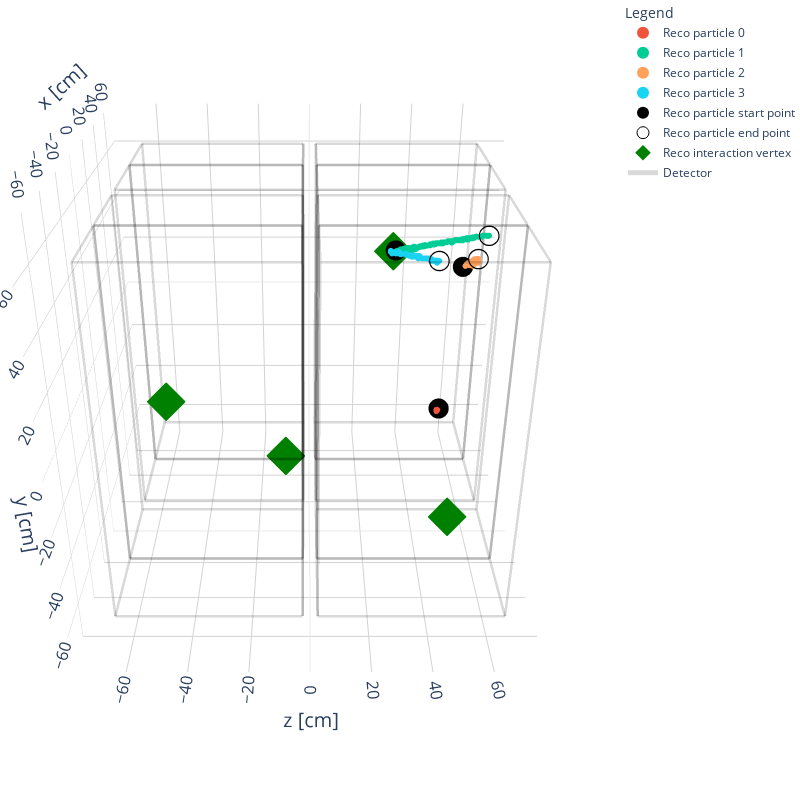

Notebook cell for this chart:
### Code cell
from spine.vis import Drawer
from spine.vis import GeoDrawer, scatter_points, layout3d
from plotly import graph_objs as go
import plotly.io as pio
import os

# Ensure all_reco_particles from Cell 1 is available
if not all_reco_particles:
    raise ValueError("No filtered particles found in Cell 1. Please run Cell 1 first.")

# Extract IDs of the filtered particles from Cell 1
filtered_particle_ids = [particle.id for particle in all_reco_particles]

# Pre-filter the data to include only relevant reconstructed particles
data['reco_particles'] = [p for p in data['reco_particles'] if p.id in filtered_particle_ids]

# Extract the specific part ("00_04_33") from the filename
file_segment = '_'.join(os.path.basename(DATA_PATH).split('_')[3:6])

# Create the images directory if it doesn't exist
output_dir = "images"
os.makedirs(output_dir, exist_ok=True)

# Initialize the drawer with filtered data
drawer = Drawer(data, draw_mode='reco', detector='2x2')

# Draw a plot of the particle instances based on the filtered particles
print('\n>>> All Particles <<<')
fig_particles = drawer.get(
    'particles',
    attr='pid',
    draw_end_points=True,
    draw_vertices=True,
    split_traces=True  # Ensure each particle gets a separate legend entry
)

# Save the filtered particle plot as HTML and PNG in the images folder
html_filename = os.path.join(output_dir, f"sandbox_{file_segment}_entry_{target_entry}_event_{target_event}_int_{target_reco_interaction_id}_particles_all.html")
png_filename = os.path.join(output_dir, f"sandbox_{file_segment}_entry_{target_entry}_event_{target_event}_int_{target_reco_interaction_id}_particles_all.png")

# Save as HTML
pio.write_html(fig_particles, file=html_filename)
print(f"Filtered Particle Plot saved as HTML: {html_filename}")

# Save as PNG
pio.write_image(fig_particles, file=png_filename, format='png', width=1000, height=800)
print(f"Filtered Particle Plot saved as PNG: {png_filename}")

# Display the visualization
fig_particles.show()

### Figure 1 — Plotly figure (JSON) as saved in the notebook; plotly's stock layout.template omitted (floating-point values rounded to 4 significant figures; data arrays with more than 128 entries replaced by an {"elided": "..."} marker saying what was removed)
{"data": [{"hovertemplate": "x: %{x}<br>y: %{y}<br>z: %{z}<br>%{text}", "marker": {"cmax": 6, "cmin": -1, "color": [1, 1, 1, 1, 1, 1, 1, 1, 1, 1], "colorscale": [[0, "#808080"], [0.1429, "#636EFA"], [0.2857, "#EF553B"], [0.4286, "#00CC96"], [0.5714, "#AB63FA"], [0.7143, "#FFA15A"], [0.8571, "#19D3F3"], [1, "#FF6692"]], "size": 2}, "mode": "markers", "name": "Reco particle 0", "showlegend": true, "text": ["Particle 0<br>Pid: 1", "Particle 0<br>Pid: 1", "Particle 0<br>Pid: 1", "Particle 0<br>Pid: 1", "Particle 0<br>Pid: 1", "Particle 0<br>Pid: 1", "Particle 0<br>Pid: 1", "Particle 0<br>Pid: 1", "Particle 0<br>Pid: 1", "Particle 0<br>Pid: 1"], "type": "scatter3d", "x": [49.44, 49.88, 50.33, 49.88, 50.33, 49.88, 50.33, 50.77, 50.33, 50.33], "y": [-48.11, -48.11, -48.11, -47.67, -47.67, -47.67, -47.67, -47.67, -47.22, -47.22], "z": [54.32, 54.32, 54.32, 54.32, 54.32, 54.76, 54.76, 54.76, 54.76, 55.2]}, {"hovertemplate": "x: %{x}<br>y: %{y}<br>z: %{z}<br>%{text}", "marker": {"cmax": 6, "cmin": -1, "color": {"elided": "143 int values"}, "colorscale": [[0, "#808080"], [0.1429, "#636EFA"], [0.2857, "#EF553B"], [0.4286, "#00CC96"], [0.5714, "#AB63FA"], [0.7143, "#FFA15A"], [0.8571, "#19D3F3"], [1, "#FF6692"]], "size": 2}, "mode": "markers", "name": "Reco particle 1", "showlegend": true, "text": {"elided": "143 str values"}, "type": "scatter3d", "x": {"elided": "143 float values"}, "y": {"elided": "143 float values"}, "z": {"elided": "143 float values"}}, {"hovertemplate": "x: %{x}<br>y: %{y}<br>z: %{z}<br>%{text}", "marker": {"cmax": 6, "cmin": -1, "color": [4, 4, 4, 4, 4, 4, 4, 4, 4, 4, 4, 4, 4, 4, 4, 4, 4, 4, 4, 4, 4, 4, 4, 4, 4, 4, 4, 4, 4, 4, 4, 4, 4, 4, 4, 4, 4, 4, 4, 4, 4, 4, 4, 4, 4, 4, 4, 4, 4, 4, 4, 4, 4, 4, 4, 4, 4, 4, 4, 4, 4, 4, 4, 4, 4, 4, 4, 4, 4, 4, 4, 4, 4, 4, 4, 4, 4, 4, 4, 4], "colorscale": [[0, "#808080"], [0.1429, "#636EFA"], [0.2857, "#EF553B"], [0.4286, "#00CC96"], [0.5714, "#AB63FA"], [0.7143, "#FFA15A"], [0.8571, "#19D3F3"], [1, "#FF6692"]], "size": 2}, "mode": "markers", "name": "Reco particle 2", "showlegend": true, "text": ["Particle 2<br>Pid: 4", "Particle 2<br>Pid: 4", "Particle 2<br>Pid: 4", "Particle 2<br>Pid: 4", "Particle 2<br>Pid: 4", "Particle 2<br>Pid: 4", "Particle 2<br>Pid: 4", "Particle 2<br>Pid: 4", "Particle 2<br>Pid: 4", "Particle 2<br>Pid: 4", "Particle 2<br>Pid: 4", "Particle 2<br>Pid: 4", "Particle 2<br>Pid: 4", "Particle 2<br>Pid: 4", "Particle 2<br>Pid: 4", "Particle 2<br>Pid: 4", "Particle 2<br>Pid: 4", "Particle 2<br>Pid: 4", "Particle 2<br>Pid: 4", "Particle 2<br>Pid: 4", "Particle 2<br>Pid: 4", "Particle 2<br>Pid: 4", "Particle 2<br>Pid: 4", "Particle 2<br>Pid: 4", "Particle 2<br>Pid: 4", "Particle 2<br>Pid: 4", "Particle 2<br>Pid: 4", "Particle 2<br>Pid: 4", "Particle 2<br>Pid: 4", "Particle 2<br>Pid: 4", "Particle 2<br>Pid: 4", "Particle 2<br>Pid: 4", "Particle 2<br>Pid: 4", "Particle 2<br>Pid: 4", "Particle 2<br>Pid: 4", "Particle 2<br>Pid: 4", "Particle 2<br>Pid: 4", "Particle 2<br>Pid: 4", "Particle 2<br>Pid: 4", "Particle 2<br>Pid: 4", "Particle 2<br>Pid: 4", "Particle 2<br>Pid: 4", "Particle 2<br>Pid: 4", "Particle 2<br>Pid: 4", "Particle 2<br>Pid: 4", "Particle 2<br>Pid: 4", "Particle 2<br>Pid: 4", "Particle 2<br>Pid: 4", "Particle 2<br>Pid: 4", "Particle 2<br>Pid: 4", "Particle 2<br>Pid: 4", "Particle 2<br>Pid: 4", "Particle 2<br>Pid: 4", "Particle 2<br>Pid: 4", "Particle 2<br>Pid: 4", "Particle 2<br>Pid: 4", "Particle 2<br>Pid: 4", "Particle 2<br>Pid: 4", "Particle 2<br>Pid: 4", "Particle 2<br>Pid: 4", "Particle 2<br>Pid: 4", "Particle 2<br>Pid: 4", "Particle 2<br>Pid: 4", "Particle 2<br>Pid: 4", "Particle 2<br>Pid: 4", "Particle 2<br>Pid: 4", "Particle 2<br>Pid: 4", "Particle 2<br>Pid: 4", "Particle 2<br>Pid: 4", "Particle 2<br>Pid: 4", "Particle 2<br>Pid: 4", "Particle 2<br>Pid: 4", "Particle 2<br>Pid: 4", "Particle 2<br>Pid: 4", "Particle 2<br>Pid: 4", "Particle 2<br>Pid: 4", "Particle 2<br>Pid: 4", "Particle 2<br>Pid: 4", "Particle 2<br>Pid: 4", "Particle 2<br>Pid: 4"], "type": "scatter3d", "x": [16.63, 17.07, 17.07, 17.51, 17.96, 17.07, 17.07, 17.51, 17.96, 16.18, 17.51, 17.07, 17.51, 17.96, 16.63, 17.07, 17.96, 16.63, 17.51, 16.63, 17.07, 15.74, 17.07, 17.51, 17.96, 16.63, 17.51, 15.74, 16.63, 17.51, 17.96, 16.18, 17.07, 17.51, 17.96, 17.07, 17.07, 16.18, 17.07, 17.51, 17.96, 16.18, 17.07, 16.18, 16.63, 16.63, 17.51, 16.63, 17.07, 17.51, 17.07, 15.74, 16.63, 16.18, 16.63, 17.07, 17.51, 17.51, 17.07, 16.18, 17.07, 15.74, 16.63, 17.51, 17.96, 16.18, 15.74, 16.63, 16.63, 17.07, 17.51, 15.74, 16.63, 17.51, 15.74, 16.63, 17.51, 17.07, 17.51, 16.18], "y": [29.93, 29.49, 29.93, 29.93, 29.93, 30.37, 29.93, 29.93, 29.93, 30.37, 30.37, 29.93, 30.37, 30.37, 30.82, 30.37, 30.37, 30.82, 30.82, 31.26, 30.37, 30.82, 30.82, 30.82, 30.82, 31.26, 31.26, 30.82, 30.82, 30.82, 30.82, 31.26, 31.26, 31.26, 31.26, 31.7, 30.82, 31.26, 31.26, 31.26, 31.26, 31.7, 31.7, 30.37, 30.82, 31.26, 31.26, 31.7, 31.7, 31.7, 32.15, 31.26, 31.26, 31.7, 31.7, 31.7, 31.7, 32.15, 32.59, 31.7, 31.7, 32.15, 32.15, 32.15, 32.15, 32.59, 31.7, 31.7, 32.15, 32.15, 32.15, 32.59, 32.59, 32.59, 31.7, 32.15, 32.15, 32.59, 32.59, 33.03], "z": [54.76, 55.2, 55.2, 55.2, 55.2, 55.2, 55.65, 55.65, 55.65, 55.65, 55.65, 56.09, 56.09, 56.09, 56.09, 56.53, 56.53, 56.53, 56.53, 56.53, 56.98, 56.98, 56.98, 56.98, 56.98, 56.98, 56.98, 57.42, 57.42, 57.42, 57.42, 57.42, 57.42, 57.42, 57.42, 57.42, 57.86, 57.86, 57.86, 57.86, 57.86, 57.86, 57.86, 58.31, 58.31, 58.31, 58.31, 58.31, 58.31, 58.31, 58.31, 58.75, 58.75, 58.75, 58.75, 58.75, 58.75, 58.75, 58.75, 59.19, 59.19, 59.19, 59.19, 59.19, 59.19, 59.19, 59.64, 59.64, 59.64, 59.64, 59.64, 59.64, 59.64, 59.64, 60.08, 60.08, 60.08, 60.08, 60.08, 60.08]}, {"hovertemplate": "x: %{x}<br>y: %{y}<br>z: %{z}<br>%{text}", "marker": {"cmax": 6, "cmin": -1, "color": [5, 5, 5, 5, 5, 5, 5, 5, 5, 5, 5, 5, 5, 5, 5, 5, 5, 5, 5, 5, 5, 5, 5, 5, 5, 5, 5, 5, 5, 5, 5, 5, 5, 5, 5, 5, 5, 5, 5, 5, 5, 5, 5, 5, 5, 5, 5, 5, 5, 5, 5, 5, 5, 5, 5, 5, 5, 5, 5, 5, 5, 5, 5, 5, 5, 5, 5, 5, 5, 5, 5, 5, 5, 5, 5, 5, 5, 5, 5, 5], "colorscale": [[0, "#808080"], [0.1429, "#636EFA"], [0.2857, "#EF553B"], [0.4286, "#00CC96"], [0.5714, "#AB63FA"], [0.7143, "#FFA15A"], [0.8571, "#19D3F3"], [1, "#FF6692"]], "size": 2}, "mode": "markers", "name": "Reco particle 3", "showlegend": true, "text": ["Particle 3<br>Pid: 5", "Particle 3<br>Pid: 5", "Particle 3<br>Pid: 5", "Particle 3<br>Pid: 5", "Particle 3<br>Pid: 5", "Particle 3<br>Pid: 5", "Particle 3<br>Pid: 5", "Particle 3<br>Pid: 5", "Particle 3<br>Pid: 5", "Particle 3<br>Pid: 5", "Particle 3<br>Pid: 5", "Particle 3<br>Pid: 5", "Particle 3<br>Pid: 5", "Particle 3<br>Pid: 5", "Particle 3<br>Pid: 5", "Particle 3<br>Pid: 5", "Particle 3<br>Pid: 5", "Particle 3<br>Pid: 5", "Particle 3<br>Pid: 5", "Particle 3<br>Pid: 5", "Particle 3<br>Pid: 5", "Particle 3<br>Pid: 5", "Particle 3<br>Pid: 5", "Particle 3<br>Pid: 5", "Particle 3<br>Pid: 5", "Particle 3<br>Pid: 5", "Particle 3<br>Pid: 5", "Particle 3<br>Pid: 5", "Particle 3<br>Pid: 5", "Particle 3<br>Pid: 5", "Particle 3<br>Pid: 5", "Particle 3<br>Pid: 5", "Particle 3<br>Pid: 5", "Particle 3<br>Pid: 5", "Particle 3<br>Pid: 5", "Particle 3<br>Pid: 5", "Particle 3<br>Pid: 5", "Particle 3<br>Pid: 5", "Particle 3<br>Pid: 5", "Particle 3<br>Pid: 5", "Particle 3<br>Pid: 5", "Particle 3<br>Pid: 5", "Particle 3<br>Pid: 5", "Particle 3<br>Pid: 5", "Particle 3<br>Pid: 5", "Particle 3<br>Pid: 5", "Particle 3<br>Pid: 5", "Particle 3<br>Pid: 5", "Particle 3<br>Pid: 5", "Particle 3<br>Pid: 5", "Particle 3<br>Pid: 5", "Particle 3<br>Pid: 5", "Particle 3<br>Pid: 5", "Particle 3<br>Pid: 5", "Particle 3<br>Pid: 5", "Particle 3<br>Pid: 5", "Particle 3<br>Pid: 5", "Particle 3<br>Pid: 5", "Particle 3<br>Pid: 5", "Particle 3<br>Pid: 5", "Particle 3<br>Pid: 5", "Particle 3<br>Pid: 5", "Particle 3<br>Pid: 5", "Particle 3<br>Pid: 5", "Particle 3<br>Pid: 5", "Particle 3<br>Pid: 5", "Particle 3<br>Pid: 5", "Particle 3<br>Pid: 5", "Particle 3<br>Pid: 5", "Particle 3<br>Pid: 5", "Particle 3<br>Pid: 5", "Particle 3<br>Pid: 5", "Particle 3<br>Pid: 5", "Particle 3<br>Pid: 5", "Particle 3<br>Pid: 5", "Particle 3<br>Pid: 5", "Particle 3<br>Pid: 5", "Particle 3<br>Pid: 5", "Particle 3<br>Pid: 5", "Particle 3<br>Pid: 5"], "type": "scatter3d", "x": [24.61, 25.05, 24.61, 24.17, 24.17, 24.61, 25.05, 24.61, 24.61, 24.17, 24.61, 24.17, 24.17, 24.61, 24.17, 24.17, 23.72, 24.17, 23.28, 23.72, 23.28, 23.72, 24.17, 23.72, 23.72, 23.72, 22.84, 22.39, 23.28, 23.28, 22.84, 22.84, 22.84, 21.95, 22.39, 22.84, 21.95, 22.84, 21.95, 22.39, 22.39, 21.95, 22.39, 22.84, 21.5, 22.39, 21.5, 21.5, 22.39, 21.95, 21.95, 21.5, 21.95, 21.5, 21.95, 21.5, 21.95, 21.5, 21.5, 21.5, 21.5, 21.06, 21.06, 21.5, 20.62, 20.17, 20.62, 20.62, 20.17, 20.62, 20.17, 20.62, 19.73, 20.62, 19.29, 20.17, 20.62, 20.17, 20.17, 23.72], "y": [32.59, 32.59, 33.03, 32.15, 32.59, 32.59, 32.59, 32.15, 32.59, 32.59, 32.59, 32.15, 32.59, 32.15, 32.59, 32.15, 33.03, 32.15, 32.15, 32.15, 32.59, 32.15, 32.15, 32.15, 32.15, 32.15, 32.59, 32.15, 32.15, 32.15, 31.7, 32.15, 31.7, 31.7, 31.7, 31.7, 31.7, 31.7, 32.15, 32.15, 31.7, 32.15, 31.7, 31.7, 31.7, 31.7, 31.26, 31.7, 31.7, 32.15, 31.26, 31.7, 31.7, 32.15, 31.26, 31.26, 31.26, 31.26, 31.26, 31.26, 31.26, 31.26, 31.26, 31.26, 30.82, 30.82, 30.82, 31.26, 30.82, 30.82, 30.82, 30.82, 30.82, 30.82, 30.37, 30.82, 30.82, 30.82, 30.82, 31.7], "z": [29.49, 29.49, 29.49, 29.93, 29.93, 29.93, 29.93, 30.37, 30.37, 30.82, 30.82, 31.26, 31.26, 31.7, 31.7, 32.15, 32.15, 32.59, 33.03, 33.03, 33.03, 33.48, 33.48, 33.92, 34.36, 34.81, 34.81, 35.25, 35.25, 35.69, 36.14, 36.14, 36.58, 37.02, 37.02, 37.02, 37.47, 37.47, 37.47, 37.47, 37.91, 37.91, 38.35, 38.35, 38.8, 38.8, 39.24, 39.24, 39.24, 39.24, 39.68, 39.68, 39.68, 39.68, 40.13, 40.57, 40.57, 41.01, 41.46, 41.9, 42.34, 42.79, 43.23, 43.23, 43.67, 44.12, 44.12, 44.12, 44.56, 44.56, 45.01, 45.01, 45.45, 45.45, 45.89, 45.89, 45.89, 46.34, 46.78, 36.58]}, {"hovertemplate": "x: %{x}<br>y: %{y}<br>z: %{z}<br>%{text}", "marker": {"color": "black", "size": 7, "symbol": "circle"}, "mode": "markers", "name": "Reco particle start point", "text": ["Particle 0 start point", "Particle 1 start point", "Particle 2 start point", "Particle 3 start point"], "type": "scatter3d", "x": [50.33, 25.05, 16.63, 25.05], "y": [-47.22, 33.03, 29.93, 32.59], "z": [55.2, 31.26, 54.76, 29.49]}, {"hovertemplate": "x: %{x}<br>y: %{y}<br>z: %{z}<br>%{text}", "marker": {"color": "black", "size": 7, "symbol": "circle-open"}, "mode": "markers", "name": "Reco particle end point", "text": ["Particle 1 end point", "Particle 2 end point", "Particle 3 end point"], "type": "scatter3d", "x": [23.28, 16.18, 20.17], "y": [39.24, 33.03, 30.82], "z": [64.51, 60.08, 46.78]}, {"hovertemplate": "x: %{x}<br>y: %{y}<br>z: %{z}<br>%{text}", "marker": {"color": "green", "size": 10, "symbol": "diamond"}, "mode": "markers", "name": "Reco interaction vertex", "text": ["Interaction 0 vertex", "Interaction 1 vertex", "Interaction 2 vertex", "Interaction 3 vertex"], "type": "scatter3d", "x": [35.69, 4.212, -19.73, 25.05], "y": [-61.85, -18.4, -53.43, 32.81], "z": [-9.977, -53.43, 50.33, 30.37]}, {"hovertemplate": "x: %{x}<br>y: %{y}<br>z: %{z}", "legendgroup": "group_1737428288.3255467", "line": {"color": "rgba(0, 0, 0, 0.15)", "width": 5}, "mode": "lines", "name": "Detector", "showlegend": true, "type": "scatter3d", "x": [33.66, 33.66, null, 33.66, 33.66, null, 33.66, 63.93, null, 33.66, 33.66, null, 33.66, 63.93, null, 33.66, 33.66, null, 33.66, 63.93, null, 33.66, 63.93, null, 63.93, 63.93, null, 63.93, 63.93, null, 63.93, 63.93, null, 63.93, 63.93, null], "y": [-62.08, -62.08, null, -62.08, 62.08, null, -62.08, -62.08, null, -62.08, 62.08, null, -62.08, -62.08, null, 62.08, 62.08, null, 62.08, 62.08, null, 62.08, 62.08, null, -62.08, -62.08, null, -62.08, 62.08, null, -62.08, 62.08, null, 62.08, 62.08, null], "z": [2.462, 64.54, null, 2.462, 2.462, null, 2.462, 2.462, null, 64.54, 64.54, null, 64.54, 64.54, null, 2.462, 64.54, null, 2.462, 2.462, null, 64.54, 64.54, null, 2.462, 64.54, null, 2.462, 2.462, null, 64.54, 64.54, null, 2.462, 64.54, null]}, {"hovertemplate": "x: %{x}<br>y: %{y}<br>z: %{z}", "legendgroup": "group_1737428288.3255467", "line": {"color": "rgba(0, 0, 0, 0.15)", "width": 5}, "mode": "lines", "name": "Detector", "showlegend": false, "type": "scatter3d", "x": [3.069, 3.069, null, 3.069, 3.069, null, 3.069, 33.34, null, 3.069, 3.069, null, 3.069, 33.34, null, 3.069, 3.069, null, 3.069, 33.34, null, 3.069, 33.34, null, 33.34, 33.34, null, 33.34, 33.34, null, 33.34, 33.34, null, 33.34, 33.34, null], "y": [-62.08, -62.08, null, -62.08, 62.08, null, -62.08, -62.08, null, -62.08, 62.08, null, -62.08, -62.08, null, 62.08, 62.08, null, 62.08, 62.08, null, 62.08, 62.08, null, -62.08, -62.08, null, -62.08, 62.08, null, -62.08, 62.08, null, 62.08, 62.08, null], "z": [2.462, 64.54, null, 2.462, 2.462, null, 2.462, 2.462, null, 64.54, 64.54, null, 64.54, 64.54, null, 2.462, 64.54, null, 2.462, 2.462, null, 64.54, 64.54, null, 2.462, 64.54, null, 2.462, 2.462, null, 64.54, 64.54, null, 2.462, 64.54, null]}, {"hovertemplate": "x: %{x}<br>y: %{y}<br>z: %{z}", "legendgroup": "group_1737428288.3255467", "line": {"color": "rgba(0, 0, 0, 0.15)", "width": 5}, "mode": "lines", "name": "Detector", "showlegend": false, "type": "scatter3d", "x": [33.66, 33.66, null, 33.66, 33.66, null, 33.66, 63.93, null, 33.66, 33.66, null, 33.66, 63.93, null, 33.66, 33.66, null, 33.66, 63.93, null, 33.66, 63.93, null, 63.93, 63.93, null, 63.93, 63.93, null, 63.93, 63.93, null, 63.93, 63.93, null], "y": [-62.08, -62.08, null, -62.08, 62.08, null, -62.08, -62.08, null, -62.08, 62.08, null, -62.08, -62.08, null, 62.08, 62.08, null, 62.08, 62.08, null, 62.08, 62.08, null, -62.08, -62.08, null, -62.08, 62.08, null, -62.08, 62.08, null, 62.08, 62.08, null], "z": [-64.54, -2.462, null, -64.54, -64.54, null, -64.54, -64.54, null, -2.462, -2.462, null, -2.462, -2.462, null, -64.54, -2.462, null, -64.54, -64.54, null, -2.462, -2.462, null, -64.54, -2.462, null, -64.54, -64.54, null, -2.462, -2.462, null, -64.54, -2.462, null]}, {"hovertemplate": "x: %{x}<br>y: %{y}<br>z: %{z}", "legendgroup": "group_1737428288.3255467", "line": {"color": "rgba(0, 0, 0, 0.15)", "width": 5}, "mode": "lines", "name": "Detector", "showlegend": false, "type": "scatter3d", "x": [3.069, 3.069, null, 3.069, 3.069, null, 3.069, 33.34, null, 3.069, 3.069, null, 3.069, 33.34, null, 3.069, 3.069, null, 3.069, 33.34, null, 3.069, 33.34, null, 33.34, 33.34, null, 33.34, 33.34, null, 33.34, 33.34, null, 33.34, 33.34, null], "y": [-62.08, -62.08, null, -62.08, 62.08, null, -62.08, -62.08, null, -62.08, 62.08, null, -62.08, -62.08, null, 62.08, 62.08, null, 62.08, 62.08, null, 62.08, 62.08, null, -62.08, -62.08, null, -62.08, 62.08, null, -62.08, 62.08, null, 62.08, 62.08, null], "z": [-64.54, -2.462, null, -64.54, -64.54, null, -64.54, -64.54, null, -2.462, -2.462, null, -2.462, -2.462, null, -64.54, -2.462, null, -64.54, -64.54, null, -2.462, -2.462, null, -64.54, -2.462, null, -64.54, -64.54, null, -2.462, -2.462, null, -64.54, -2.462, null]}, {"hovertemplate": "x: %{x}<br>y: %{y}<br>z: %{z}", "legendgroup": "group_1737428288.3255467", "line": {"color": "rgba(0, 0, 0, 0.15)", "width": 5}, "mode": "lines", "name": "Detector", "showlegend": false, "type": "scatter3d", "x": [-33.34, -33.34, null, -33.34, -33.34, null, -33.34, -3.069, null, -33.34, -33.34, null, -33.34, -3.069, null, -33.34, -33.34, null, -33.34, -3.069, null, -33.34, -3.069, null, -3.069, -3.069, null, -3.069, -3.069, null, -3.069, -3.069, null, -3.069, -3.069, null], "y": [-62.08, -62.08, null, -62.08, 62.08, null, -62.08, -62.08, null, -62.08, 62.08, null, -62.08, -62.08, null, 62.08, 62.08, null, 62.08, 62.08, null, 62.08, 62.08, null, -62.08, -62.08, null, -62.08, 62.08, null, -62.08, 62.08, null, 62.08, 62.08, null], "z": [2.462, 64.54, null, 2.462, 2.462, null, 2.462, 2.462, null, 64.54, 64.54, null, 64.54, 64.54, null, 2.462, 64.54, null, 2.462, 2.462, null, 64.54, 64.54, null, 2.462, 64.54, null, 2.462, 2.462, null, 64.54, 64.54, null, 2.462, 64.54, null]}, {"hovertemplate": "x: %{x}<br>y: %{y}<br>z: %{z}", "legendgroup": "group_1737428288.3255467", "line": {"color": "rgba(0, 0, 0, 0.15)", "width": 5}, "mode": "lines", "name": "Detector", "showlegend": false, "type": "scatter3d", "x": [-63.93, -63.93, null, -63.93, -63.93, null, -63.93, -33.66, null, -63.93, -63.93, null, -63.93, -33.66, null, -63.93, -63.93, null, -63.93, -33.66, null, -63.93, -33.66, null, -33.66, -33.66, null, -33.66, -33.66, null, -33.66, -33.66, null, -33.66, -33.66, null], "y": [-62.08, -62.08, null, -62.08, 62.08, null, -62.08, -62.08, null, -62.08, 62.08, null, -62.08, -62.08, null, 62.08, 62.08, null, 62.08, 62.08, null, 62.08, 62.08, null, -62.08, -62.08, null, -62.08, 62.08, null, -62.08, 62.08, null, 62.08, 62.08, null], "z": [2.462, 64.54, null, 2.462, 2.462, null, 2.462, 2.462, null, 64.54, 64.54, null, 64.54, 64.54, null, 2.462, 64.54, null, 2.462, 2.462, null, 64.54, 64.54, null, 2.462, 64.54, null, 2.462, 2.462, null, 64.54, 64.54, null, 2.462, 64.54, null]}, {"hovertemplate": "x: %{x}<br>y: %{y}<br>z: %{z}", "legendgroup": "group_1737428288.3255467", "line": {"color": "rgba(0, 0, 0, 0.15)", "width": 5}, "mode": "lines", "name": "Detector", "showlegend": false, "type": "scatter3d", "x": [-33.34, -33.34, null, -33.34, -33.34, null, -33.34, -3.069, null, -33.34, -33.34, null, -33.34, -3.069, null, -33.34, -33.34, null, -33.34, -3.069, null, -33.34, -3.069, null, -3.069, -3.069, null, -3.069, -3.069, null, -3.069, -3.069, null, -3.069, -3.069, null], "y": [-62.08, -62.08, null, -62.08, 62.08, null, -62.08, -62.08, null, -62.08, 62.08, null, -62.08, -62.08, null, 62.08, 62.08, null, 62.08, 62.08, null, 62.08, 62.08, null, -62.08, -62.08, null, -62.08, 62.08, null, -62.08, 62.08, null, 62.08, 62.08, null], "z": [-64.54, -2.462, null, -64.54, -64.54, null, -64.54, -64.54, null, -2.462, -2.462, null, -2.462, -2.462, null, -64.54, -2.462, null, -64.54, -64.54, null, -2.462, -2.462, null, -64.54, -2.462, null, -64.54, -64.54, null, -2.462, -2.462, null, -64.54, -2.462, null]}, {"hovertemplate": "x: %{x}<br>y: %{y}<br>z: %{z}", "legendgroup": "group_1737428288.3255467", "line": {"color": "rgba(0, 0, 0, 0.15)", "width": 5}, "mode": "lines", "name": "Detector", "showlegend": false, "type": "scatter3d", "x": [-63.93, -63.93, null, -63.93, -63.93, null, -63.93, -33.66, null, -63.93, -63.93, null, -63.93, -33.66, null, -63.93, -63.93, null, -63.93, -33.66, null, -63.93, -33.66, null, -33.66, -33.66, null, -33.66, -33.66, null, -33.66, -33.66, null, -33.66, -33.66, null], "y": [-62.08, -62.08, null, -62.08, 62.08, null, -62.08, -62.08, null, -62.08, 62.08, null, -62.08, -62.08, null, 62.08, 62.08, null, 62.08, 62.08, null, 62.08, 62.08, null, -62.08, -62.08, null, -62.08, 62.08, null, -62.08, 62.08, null, 62.08, 62.08, null], "z": [-64.54, -2.462, null, -64.54, -64.54, null, -64.54, -64.54, null, -2.462, -2.462, null, -2.462, -2.462, null, -64.54, -2.462, null, -64.54, -64.54, null, -2.462, -2.462, null, -64.54, -2.462, null, -64.54, -64.54, null, -2.462, -2.462, null, -64.54, -2.462, null]}], "layout": {"height": 800, "hoverlabel": {"font": {"family": "Droid sans, monospace"}}, "legend": {"itemsizing": "constant", "title": {"text": "Legend"}, "tracegroupgap": 1}, "margin": {"b": 0, "l": 0, "r": 0, "t": 0}, "scene": {"aspectmode": "manual", "aspectratio": {"x": 0.9906, "y": 0.9619, "z": 1}, "camera": {"center": {"x": 0, "y": -0.1, "z": -0.01}, "eye": {"x": -2, "y": 1, "z": -0.01}, "up": {"x": 0, "y": 1, "z": 0}}, "xaxis": {"backgroundcolor": "white", "gridcolor": "lightgray", "nticks": 10, "range": [-76.72, 76.72], "showbackground": true, "showticklabels": true, "tickfont": {"size": 14}, "title": {"font": {"size": 20}, "text": "x [cm]"}, "type": "linear"}, "yaxis": {"backgroundcolor": "white", "gridcolor": "lightgray", "nticks": 10, "range": [-74.49, 74.49], "showbackground": true, "showticklabels": true, "tickfont": {"size": 14}, "title": {"font": {"size": 20}, "text": "y [cm]"}, "type": "linear"}, "zaxis": {"backgroundcolor": "white", "gridcolor": "lightgray", "nticks": 10, "range": [-77.45, 77.45], "showbackground": true, "showticklabels": true, "tickfont": {"size": 14}, "title": {"font": {"size": 20}, "text": "z [cm]"}, "type": "linear"}}, "scene2": {"aspectmode": "manual", "aspectratio": {"x": 0.9906, "y": 0.9619, "z": 1}, "camera": {"center": {"x": 0, "y": -0.1, "z": -0.01}, "eye": {"x": -2, "y": 1, "z": -0.01}, "up": {"x": 0, "y": 1, "z": 0}}, "xaxis": {"backgroundcolor": "white", "gridcolor": "lightgray", "nticks": 10, "range": [-76.72, 76.72], "showbackground": true, "showticklabels": true, "tickfont": {"size": 14}, "title": {"font": {"size": 20}, "text": "x [cm]"}}, "yaxis": {"backgroundcolor": "white", "gridcolor": "lightgray", "nticks": 10, "range": [-74.49, 74.49], "showbackground": true, "showticklabels": true, "tickfont": {"size": 14}, "title": {"font": {"size": 20}, "text": "y [cm]"}}, "zaxis": {"backgroundcolor": "white", "gridcolor": "lightgray", "nticks": 10, "range": [-77.45, 77.45], "showbackground": true, "showticklabels": true, "tickfont": {"size": 14}, "title": {"font": {"size": 20}, "text": "z [cm]"}}}, "scene3": {"aspectmode": "manual", "aspectratio": {"x": 0.9906, "y": 0.9619, "z": 1}, "camera": {"center": {"x": 0, "y": -0.1, "z": -0.01}, "eye": {"x": -2, "y": 1, "z": -0.01}, "up": {"x": 0, "y": 1, "z": 0}}, "xaxis": {"backgroundcolor": "white", "gridcolor": "lightgray", "nticks": 10, "range": [-76.72, 76.72], "showbackground": true, "showticklabels": true, "tickfont": {"size": 14}, "title": {"font": {"size": 20}, "text": "x [cm]"}}, "yaxis": {"backgroundcolor": "white", "gridcolor": "lightgray", "nticks": 10, "range": [-74.49, 74.49], "showbackground": true, "showticklabels": true, "tickfont": {"size": 14}, "title": {"font": {"size": 20}, "text": "y [cm]"}}, "zaxis": {"backgroundcolor": "white", "gridcolor": "lightgray", "nticks": 10, "range": [-77.45, 77.45], "showbackground": true, "showticklabels": true, "tickfont": {"size": 14}, "title": {"font": {"size": 20}, "text": "z [cm]"}}}, "showlegend": true, "width": 800}}
